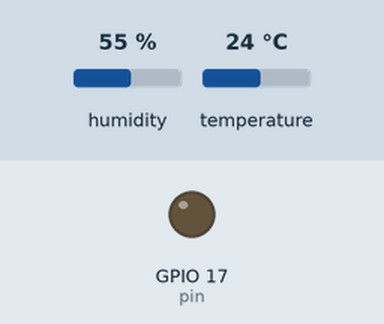
This program was run on a simulated Raspberry Pi (BCM pin numbers). Parts: output pins drawn as LEDs (lit = HIGH). Inputs (shaded band) come from the test bench; at power-on: humidity 55 %, temperature 24 °C. Library files of the repository ran but are not shown: DHT11.py; pins used as bus, display or sensor lines are not drawn; what the program prints to the terminal is not drawn.

Above: at 0.1 s.
Timing chart, 0 to 1.6 s (numbered marks = the images above):
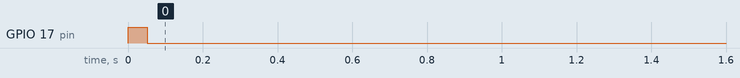

The program:

lesson25_temp_humidity_sensory.py
```python
from time import sleep
from DHT11 import DHT11Device

# Doesn't work on Pi5
fps = 1/30.0
sensor = DHT11Device(pin=17)

try:
    while True:
        result = sensor.read()
        if result.is_valid():
            print("Temperature: ", result.temperature, "Humidity: ", result.humidity)
        else:
            print("Error: ", result.error_code)
        sleep(fps)
except KeyboardInterrupt:
    print(' Interrupted')

sensor.close()
print('Done!')
```

Measured:
- by itself, GPIO 17 (pin): LOW → HIGH at 0.00 s, → LOW 0.05 s later
